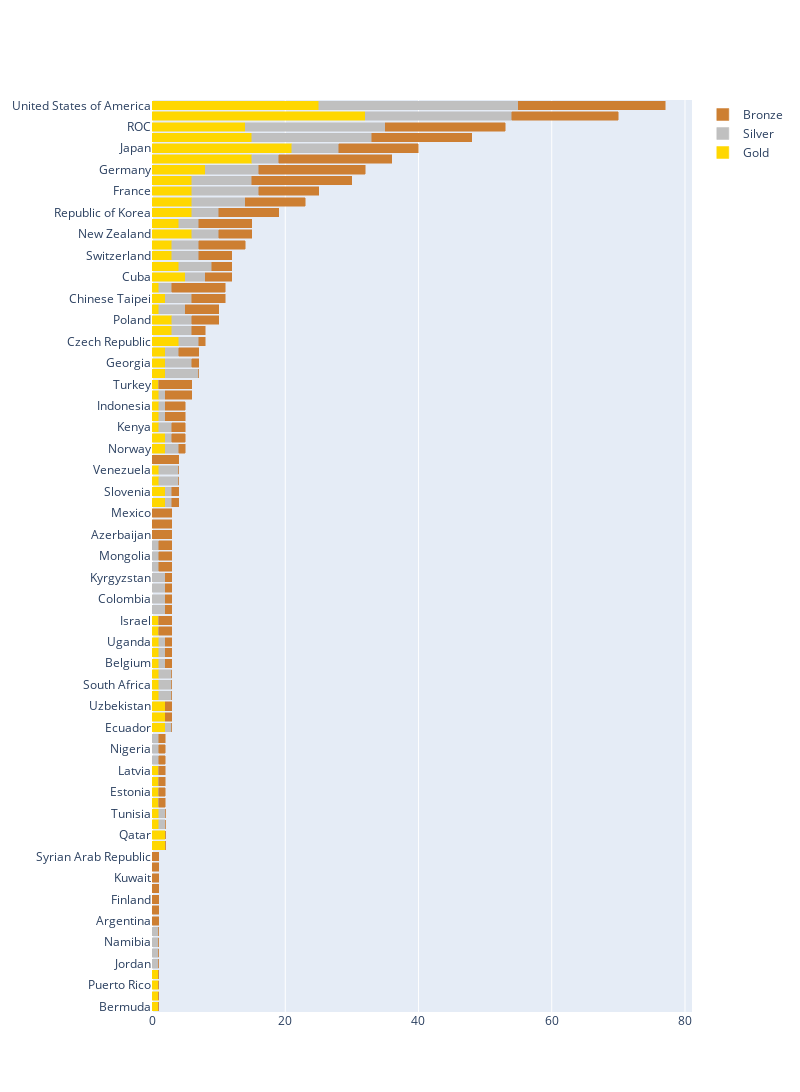

Source (notebook cell):
### Markdown cell above
### Medals Won in Tokyo Olympics 2020

### Code cell
Medals.replace('\'','', regex=True, inplace=True) 
medals_country = Medals.loc[:,'Team/NOC']
medals_Gold = Medals.loc[:,'Gold']
medals_Silver = Medals.loc[:,'Silver']
medals_Bronze = Medals.loc[:,'Bronze']

fig2 = go.Figure()
fig2.add_trace(go.Bar(
    y=medals_country,
    x=medals_Gold,
    name='Gold',
    orientation='h',
    marker=dict(
        color='#FFD700',
        line=dict(color='#FFD700', width=0.5)
    )
))
fig2.add_trace(go.Bar(
    y=medals_country,
    x=medals_Silver,
    name='Silver',
    orientation='h',
    marker=dict(
        color='#C0C0C0',
        line=dict(color='#C0C0C0', width=0.5)
    )
))
fig2.add_trace(go.Bar(
    y=medals_country,
    x=medals_Bronze,
    name='Bronze',
    orientation='h',
    marker=dict(
        color='#CD7F32',
        line=dict(color='#CD7F32', width=0.5)
    )
))
fig2.update_layout(barmode='stack',
                  autosize=False,
                  height = 1800,
                  width = 800
                  )
fig2.show()

### Figure 1 — Plotly figure (JSON) as saved in the notebook; plotly's stock layout.template omitted (floating-point values rounded to 4 significant figures)
{"data": [{"marker": {"color": "#FFD700", "line": {"color": "#FFD700", "width": 0.5}}, "name": "Gold", "orientation": "h", "type": "bar", "x": [1, 1, 1, 1, 0, 0, 0, 0, 0, 0, 0, 0, 0, 0, 0, 2, 2, 1, 1, 1, 1, 1, 1, 0, 0, 0, 2, 2, 2, 1, 1, 1, 1, 1, 1, 1, 1, 0, 0, 0, 0, 0, 0, 0, 0, 0, 0, 2, 2, 1, 1, 0, 2, 2, 1, 1, 1, 1, 1, 2, 2, 2, 4, 3, 3, 1, 2, 1, 5, 4, 3, 3, 6, 4, 6, 6, 6, 6, 8, 15, 21, 15, 14, 32, 25], "y": ["Bermuda", "Morocco", "Puerto Rico", "Thailand", "Jordan", "North Macedonia", "Namibia", "Turkmenistan", "Argentina", "Côte dIvoire", "Finland", "Ghana", "Kuwait", "Malaysia", "Syrian Arab Republic", "Kosovo", "Qatar", "Philippines", "Tunisia", "Belarus", "Estonia", "Fiji", "Latvia", "Bulgaria", "Nigeria", "San Marino", "Ecuador", "Greece", "Uzbekistan", "Hong Kong, China", "South Africa", "Slovakia", "Belgium", "Ethiopia", "Uganda", "Ireland", "Israel", "Armenia", "Colombia", "Dominican Republic", "Kyrgyzstan", "India", "Mongolia", "Portugal", "Azerbaijan", "Egypt", "Mexico", "Islamic Republic of Iran", "Slovenia", "Romania", "Venezuela", "Kazakhstan", "Norway", "Jamaica", "Kenya", "Austria", "Indonesia", "Serbia", "Turkey", "Sweden", "Georgia", "Denmark", "Czech Republic", "Croatia", "Poland", "Spain", "Chinese Taipei", "Ukraine", "Cuba", "Hungary", "Switzerland", "Canada", "New Zealand", "Brazil", "Republic of Korea", "Netherlands", "France", "Italy", "Germany", "Australia", "Japan", "Great Britain", "ROC", "Peoples Republic of China", "United States of America"]}, {"marker": {"color": "#C0C0C0", "line": {"color": "#C0C0C0", "width": 0.5}}, "name": "Silver", "orientation": "h", "type": "bar", "x": [0, 0, 0, 0, 1, 1, 1, 1, 0, 0, 0, 0, 0, 0, 0, 0, 0, 1, 1, 0, 0, 0, 0, 1, 1, 1, 1, 0, 0, 2, 2, 2, 1, 1, 1, 0, 0, 2, 2, 2, 2, 1, 1, 1, 0, 0, 0, 1, 1, 3, 3, 0, 2, 1, 2, 1, 1, 1, 0, 5, 4, 2, 3, 3, 3, 4, 4, 2, 3, 5, 4, 4, 4, 3, 4, 8, 10, 9, 8, 4, 7, 18, 21, 22, 30], "y": ["Bermuda", "Morocco", "Puerto Rico", "Thailand", "Jordan", "North Macedonia", "Namibia", "Turkmenistan", "Argentina", "Côte dIvoire", "Finland", "Ghana", "Kuwait", "Malaysia", "Syrian Arab Republic", "Kosovo", "Qatar", "Philippines", "Tunisia", "Belarus", "Estonia", "Fiji", "Latvia", "Bulgaria", "Nigeria", "San Marino", "Ecuador", "Greece", "Uzbekistan", "Hong Kong, China", "South Africa", "Slovakia", "Belgium", "Ethiopia", "Uganda", "Ireland", "Israel", "Armenia", "Colombia", "Dominican Republic", "Kyrgyzstan", "India", "Mongolia", "Portugal", "Azerbaijan", "Egypt", "Mexico", "Islamic Republic of Iran", "Slovenia", "Romania", "Venezuela", "Kazakhstan", "Norway", "Jamaica", "Kenya", "Austria", "Indonesia", "Serbia", "Turkey", "Sweden", "Georgia", "Denmark", "Czech Republic", "Croatia", "Poland", "Spain", "Chinese Taipei", "Ukraine", "Cuba", "Hungary", "Switzerland", "Canada", "New Zealand", "Brazil", "Republic of Korea", "Netherlands", "France", "Italy", "Germany", "Australia", "Japan", "Great Britain", "ROC", "Peoples Republic of China", "United States of America"]}, {"marker": {"color": "#CD7F32", "line": {"color": "#CD7F32", "width": 0.5}}, "name": "Bronze", "orientation": "h", "type": "bar", "x": [0, 0, 0, 0, 0, 0, 0, 0, 1, 1, 1, 1, 1, 1, 1, 0, 0, 0, 0, 1, 1, 1, 1, 1, 1, 1, 0, 1, 1, 0, 0, 0, 1, 1, 1, 2, 2, 1, 1, 1, 1, 2, 2, 2, 3, 3, 3, 1, 1, 0, 0, 4, 1, 2, 2, 3, 3, 4, 5, 0, 1, 3, 1, 2, 4, 5, 5, 8, 4, 3, 5, 7, 5, 8, 9, 9, 9, 15, 16, 17, 12, 15, 18, 16, 22], "y": ["Bermuda", "Morocco", "Puerto Rico", "Thailand", "Jordan", "North Macedonia", "Namibia", "Turkmenistan", "Argentina", "Côte dIvoire", "Finland", "Ghana", "Kuwait", "Malaysia", "Syrian Arab Republic", "Kosovo", "Qatar", "Philippines", "Tunisia", "Belarus", "Estonia", "Fiji", "Latvia", "Bulgaria", "Nigeria", "San Marino", "Ecuador", "Greece", "Uzbekistan", "Hong Kong, China", "South Africa", "Slovakia", "Belgium", "Ethiopia", "Uganda", "Ireland", "Israel", "Armenia", "Colombia", "Dominican Republic", "Kyrgyzstan", "India", "Mongolia", "Portugal", "Azerbaijan", "Egypt", "Mexico", "Islamic Republic of Iran", "Slovenia", "Romania", "Venezuela", "Kazakhstan", "Norway", "Jamaica", "Kenya", "Austria", "Indonesia", "Serbia", "Turkey", "Sweden", "Georgia", "Denmark", "Czech Republic", "Croatia", "Poland", "Spain", "Chinese Taipei", "Ukraine", "Cuba", "Hungary", "Switzerland", "Canada", "New Zealand", "Brazil", "Republic of Korea", "Netherlands", "France", "Italy", "Germany", "Australia", "Japan", "Great Britain", "ROC", "Peoples Republic of China", "United States of America"]}], "layout": {"autosize": false, "barmode": "stack", "height": 1800, "width": 800, "xaxis": {"type": "linear", "range": [0, 81.05], "autorange": true}, "yaxis": {"type": "category", "range": [-0.5, 84.5], "autorange": true}}}
